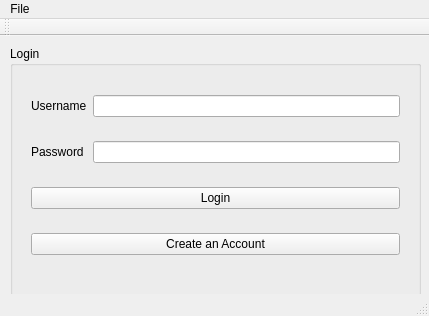
<?xml version="1.0" encoding="UTF-8"?>
<ui version="4.0">
 <class>Login</class>
 <widget class="QMainWindow" name="Login">
  <property name="geometry">
   <rect>
    <x>0</x>
    <y>0</y>
    <width>429</width>
    <height>316</height>
   </rect>
  </property>
  <property name="windowTitle">
   <string>Login | GrapYte - 2D Graphics Generator</string>
  </property>
  <widget class="QWidget" name="centralWidget">
   <widget class="QGroupBox" name="groupBox_login">
    <property name="geometry">
     <rect>
      <x>10</x>
      <y>10</y>
      <width>411</width>
      <height>251</height>
     </rect>
    </property>
    <property name="title">
     <string>Login</string>
    </property>
    <widget class="QWidget" name="layoutWidget">
     <property name="geometry">
      <rect>
       <x>10</x>
       <y>20</y>
       <width>391</width>
       <height>221</height>
      </rect>
     </property>
     <layout class="QVBoxLayout" name="verticalLayout">
      <item>
       <layout class="QHBoxLayout" name="horizontalLayout">
        <item>
         <widget class="QLabel" name="label_username">
          <property name="text">
           <string>Username</string>
          </property>
         </widget>
        </item>
        <item>
         <widget class="QLineEdit" name="lineEdit_username"/>
        </item>
       </layout>
      </item>
      <item>
       <layout class="QHBoxLayout" name="horizontalLayout_2">
        <item>
         <widget class="QLabel" name="label_password">
          <property name="text">
           <string>Password </string>
          </property>
         </widget>
        </item>
        <item>
         <widget class="QLineEdit" name="lineEdit_password">
          <property name="echoMode">
           <enum>QLineEdit::Password</enum>
          </property>
         </widget>
        </item>
       </layout>
      </item>
      <item>
       <widget class="QPushButton" name="pushButton_login">
        <property name="text">
         <string>Login</string>
        </property>
       </widget>
      </item>
      <item>
       <widget class="QPushButton" name="pushButton_createaccount">
        <property name="text">
         <string>Create an Account</string>
        </property>
       </widget>
      </item>
     </layout>
    </widget>
   </widget>
  </widget>
  <widget class="QMenuBar" name="menuBar">
   <property name="geometry">
    <rect>
     <x>0</x>
     <y>0</y>
     <width>429</width>
     <height>17</height>
    </rect>
   </property>
   <widget class="QMenu" name="menuFile">
    <property name="contextMenuPolicy">
     <enum>Qt::NoContextMenu</enum>
    </property>
    <property name="tearOffEnabled">
     <bool>false</bool>
    </property>
    <property name="title">
     <string>File</string>
    </property>
    <addaction name="actionExit"/>
   </widget>
   <addaction name="menuFile"/>
  </widget>
  <widget class="QToolBar" name="mainToolBar">
   <attribute name="toolBarArea">
    <enum>TopToolBarArea</enum>
   </attribute>
   <attribute name="toolBarBreak">
    <bool>false</bool>
   </attribute>
  </widget>
  <widget class="QStatusBar" name="statusBar"/>
  <action name="actionExit">
   <property name="icon">
    <iconset resource="resource.qrc">
     <normaloff>:/graphytelogoA.gif</normaloff>:/graphytelogoA.gif</iconset>
   </property>
   <property name="text">
    <string>Exit</string>
   </property>
  </action>
 </widget>
 <layoutdefault spacing="6" margin="11"/>
 <resources>
  <include location="resource.qrc"/>
 </resources>
 <connections/>
</ui>
